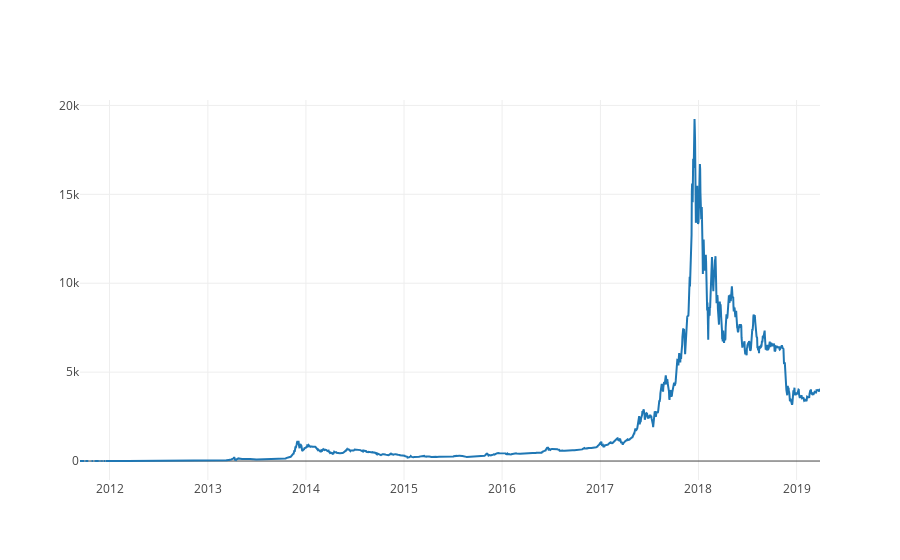

Notebook source saved alongside this figure:
### Code cell
btc_usd_datasets['avg_btc_price_usd'] = btc_usd_datasets.mean(axis=1)
btc_trace = go.Scatter(x=btc_usd_datasets.index, y=btc_usd_datasets['avg_btc_price_usd'])
py.iplot([btc_trace])

### Figure 1 — Plotly figure (JSON) as saved in the notebook; plotly's stock layout.template omitted (floating-point values rounded to 4 significant figures; data arrays with more than 128 entries replaced by an {"elided": "..."} marker saying what was removed)
{"data": [{"type": "scatter", "uid": "0af1fdba-3098-40ff-b385-e551ec31dfb4", "x": {"elided": "2755 str values"}, "y": {"elided": "2755 float values"}}], "layout": {}}
